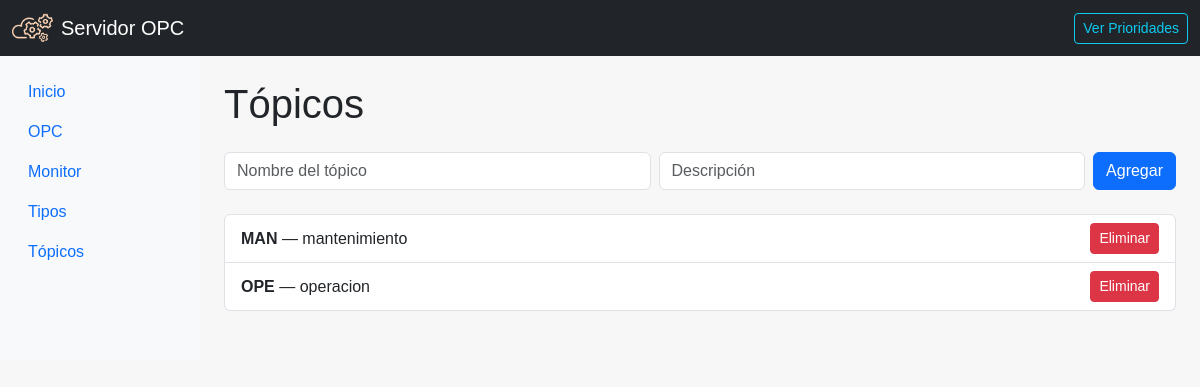
/topicos, run on the app's committed database.
### app/database/models.py (models this page shows)
class Topico(db.Model):
    __tablename__ = 'topicos'
    id = db.Column(db.Integer, primary_key=True)
    topico = db.Column(db.String(3), unique=True, nullable=False)
    descripcion = db.Column(db.Text)

### app/routes/topic.py (the view)
@topic.route('/topicos')
def ver_topicos():
    topicos = Topico.query.all()
    prioridades = Prioridad.query.all()
    return render_template('topicos.html', topicos=topicos, prioridades=prioridades)

### app/templates/topicos.html
{% extends 'base.html' %}
{% block content %}
<h1 class="mb-4">Tópicos</h1>
<form action="/topicos/add" method="POST" class="d-flex mb-4">
    <input type="text" name="nombre" placeholder="Nombre del tópico" class="form-control me-2" required>
    <input type="text" name="descripcion" placeholder="Descripción" class="form-control me-2">
    <button type="submit" class="btn btn-primary">Agregar</button>
</form>
<ul class="list-group">
    {% for topico in topicos %}
    <li class="list-group-item d-flex justify-content-between align-items-center">
        <div>
            <strong>{{ topico.topico }}</strong> — {{ topico.descripcion }}
        </div>
        <a href="/topicos/delete/{{ topico.id }}" class="btn btn-danger btn-sm">Eliminar</a>
    </li>
    {% else %}
    <li class="list-group-item text-muted">No hay tópicos registrados</li>
    {% endfor %}
</ul>
{% endblock %}

### app/static/style.css (style rules this page uses)
body { background-color: #f7f7f7; margin: 0; font-family: Arial, sans-serif; }

### data on the page
Topico: topico "MAN", descripcion "mantenimiento"
Topico: topico "OPE", descripcion "operacion"
